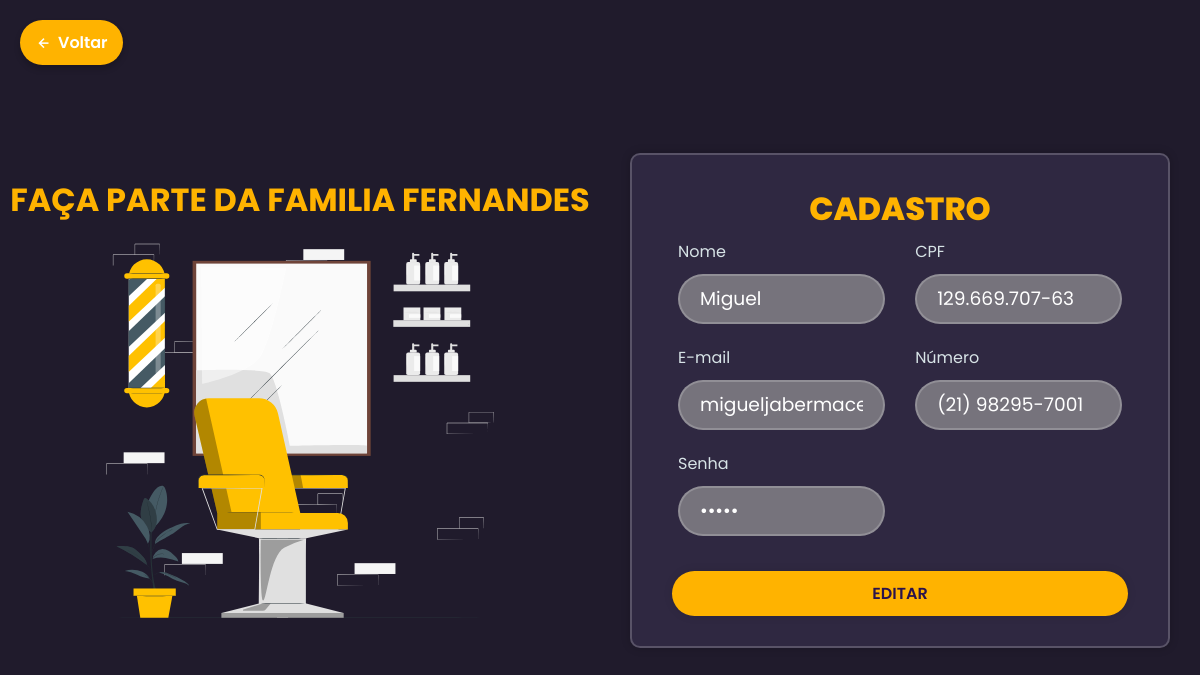
The page /edit.php?id=1 on the database as committed earlier.
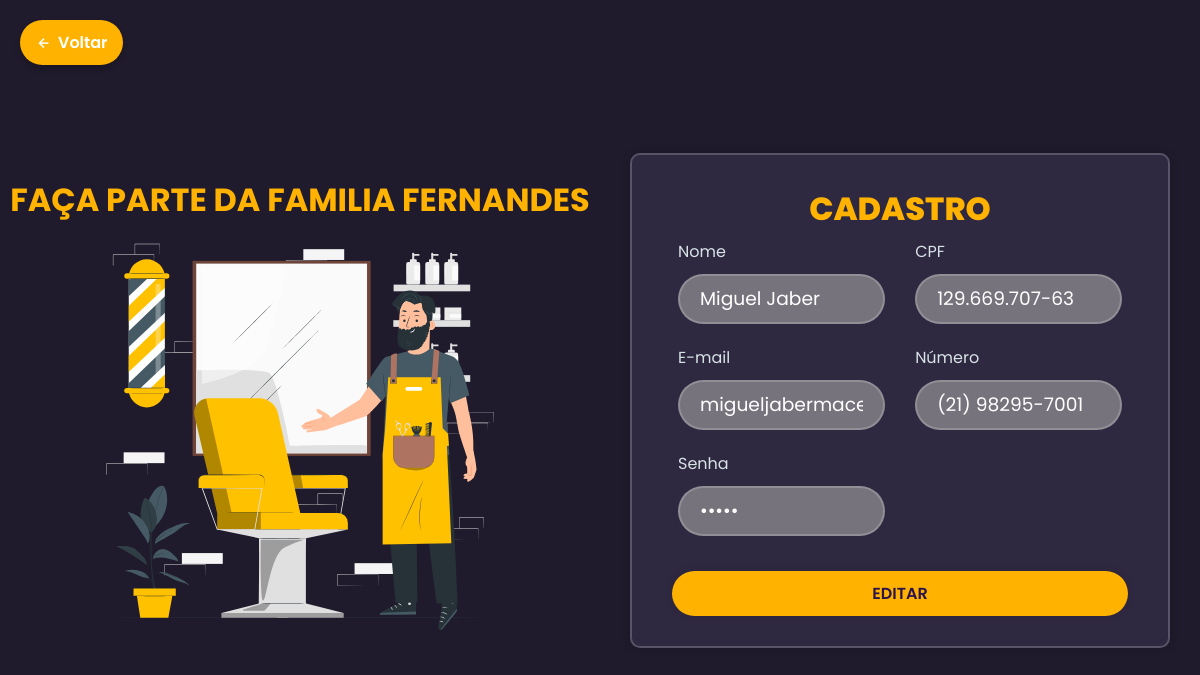
The same page on the database as committed later.
### tables this page shows
CREATE TABLE `usuarios` (
  `id` int(11) NOT NULL,
  `nivel` varchar(10) NOT NULL DEFAULT 'cliente',
  `nome` varchar(250) NOT NULL,
  `cpf` varchar(250) NOT NULL,
  `email` varchar(250) NOT NULL,
  `numero` varchar(250) NOT NULL,
  `senha` varchar(250) NOT NULL
);

### edit.php (the view, shortened to what this page needs)
<?php
    include_once('conexao.php');
    if(!empty($_GET['id']))
    {
        $id = $_GET['id'];
        $sqlSelect = "SELECT * FROM usuarios WHERE id=$id";
        $result = $conexao->query($sqlSelect);
        if($result->num_rows > 0)
        {
            while($user_data = mysqli_fetch_assoc($result))
            {
                $nome = $user_data['nome'];
                $senha = $user_data['senha'];
                $email = $user_data['email'];
                $numero = $user_data['numero'];
                $cpf = $user_data['cpf'];
            }
        }
        else
        {
            header('Location: select.php');
        }
    }
    else
    {
        header('Location: select.php');
    }
?>
<!DOCTYPE html>
<html lang="pt-br">
<head>
    <link rel="stylesheet" href="cads.css">
    <link href='https://unpkg.com/boxicons@2.1.4/css/boxicons.min.css' rel='stylesheet'>
    <link rel="stylesheet" href="cadastro/cads.css">
</head>
<body>
    <div class="main-login">
        <div class="left-login">
            <h1>FAÇA PARTE DA FAMILIA FERNANDES</h1>
            <img src="imagens/animate-cad.svg" class="left-image" alt="barber">
        </div>
        <div class="right-login">
        <a href="select.php" class="btn-voltar">
            <i class='bx bx-left-arrow-alt'></i> Voltar
        </a>
            <div class="wrapper">
                <h1>CADASTRO</h1>
                <form action="./saveEdit.php" method="POST" onsubmit="return validarFormulario()">
                <div class="input-columns">
                    <div class="col">
                        <div class="textfield">
                            <label for="usuario">Nome</label>
                            <input type="text" id="nome" name="nome" value="<?php echo $nome;?>" required>
                        </div>
                    </div>
                    <div class="col">
                        <div class="textfield">
                            <label for="cpf">CPF</label>
                            <input type="text" id="cpf" name="cpf" value="<?php echo $cpf;?>" required>
                        </div>
                    </div>
                </div>
                <div class="input-columns">
                    <div class="col">
                        <div class="textfield">
                            <label for="email">E-mail</label>
                            <input type="email" id="email" name="email" value="<?php echo $email;?>" required>
                        </div>
                    </div>
                    <div class="col">
                        <div class="textfield">
                            <label for="numero">Número</label>
                            <input type="text" id="numero" name="numero" value="<?php echo $numero;?>" required>
                        </div>
                    </div>
                </div>
                <div class="input-columns">
                    <div class="col">
                        <div class="textfield">
                            <label for="senha">Senha</label>
                            <input type="password" id="senha" name="senha" value="<?php echo $senha;?>" required>
                        </div>
                    </div>
                </div>
                <button type="submit" name="update" id="submit" class="btn">Editar</button>
                </form>
            </div>
        </div>
    </div>
</body>
</html>

Rows that differ between the two databases and show on the page:
changed usuarios "migueljabermacedo@gmail.com": nome "Miguel" → "Miguel Jaber"
